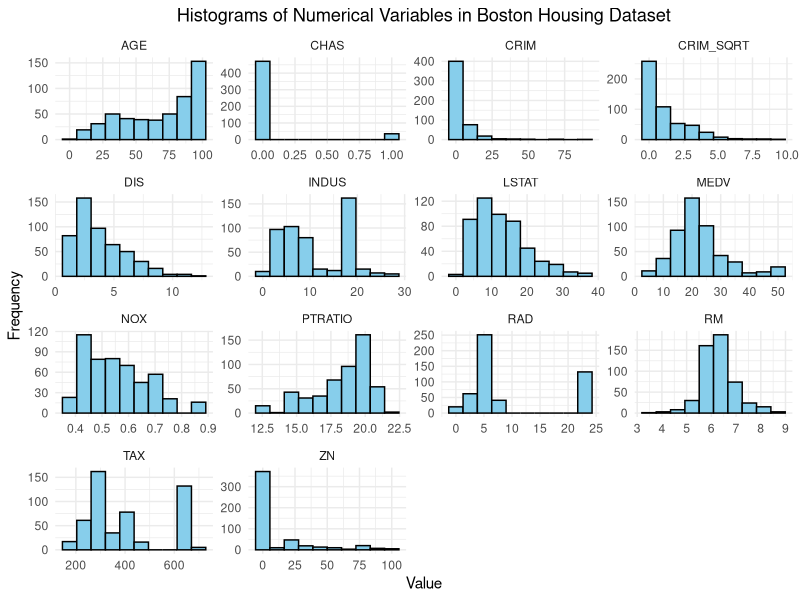
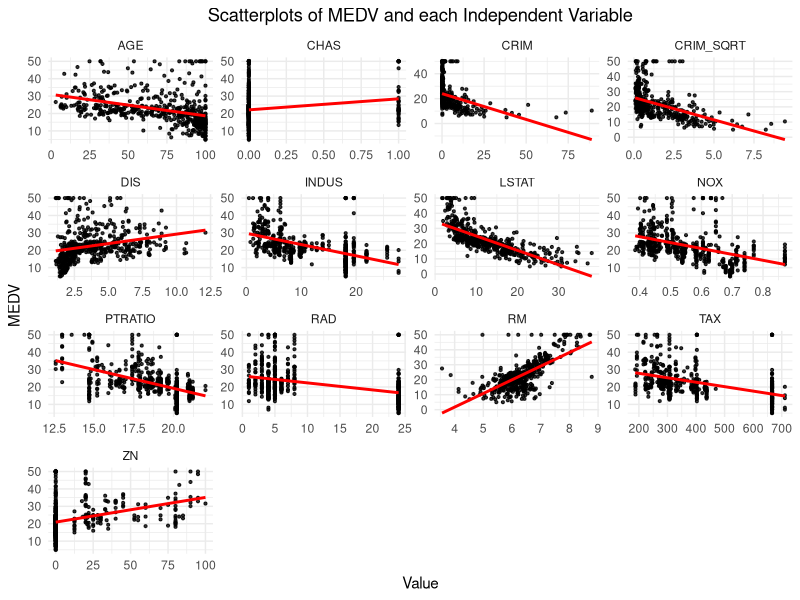
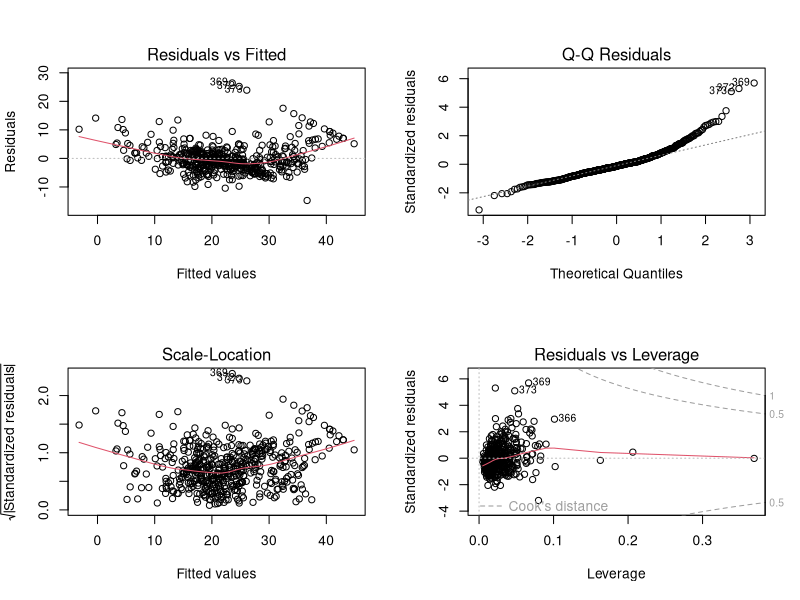

Write the R code that produced these figures, in order.
## ---- chunk 1
knitr::opts_chunk$set(echo = TRUE)
## ---- chunk 2
library(knitr)
library(readr)
library(dplyr)
library(tidyr)
library(ggplot2)
library(car)
## ---- chunk 3
boston <- read_csv("BostonHousing.csv")
## ---- chunk 4
boston <- boston %>%
  mutate(CRIM_SQRT = sqrt(CRIM))
## ---- chunk 5
print(colSums(is.na(boston)))
## ---- chunk 6
boston <- boston %>%
  mutate(across(everything(), ~ ifelse(is.na(.), mean(., na.rm = TRUE), .)))
## ---- chunk 7
print(colSums(is.na(boston)))
## ---- chunk 8
print(nrow(boston[duplicated(boston), ]))
## ---- chunk 9
# Remove duplicated rows
boston <- boston %>% 
  distinct()

# Check if duplicated rows are successfully removed
print(nrow(boston[duplicated(boston), ]))
## ---- chunk 10
# Create correlation matrix
cor_matrix <- cor(boston)

# Function to mask the upper triangle and replace NA with space
lower_triangle_with_space <- function(matrix) {
  matrix[upper.tri(matrix)] <- NA
  return(matrix)
}

# Apply the function to the correlation matrix
cor_matrix_lower <- lower_triangle_with_space(cor_matrix)

# Format the correlation matrix to 3 digits
cor_matrix_lower <- format(round(cor_matrix_lower, 3), nsmall = 3)

# Calculate mean and standard deviation for each column
means <- colMeans(boston)
sds <- apply(boston, 2, sd)

# Combine mean, standard deviation and correlation matrix (table format)
result_table <- cbind(
  Mean = format(round(means, 3), nsmall = 3),
  SD = format(round(sds, 3), nsmall = 3),
  cor_matrix_lower
)

# Print the table
kable(result_table)
## ---- chunk 11
# Reshape the data to a long format
boston_long <- boston %>%
  pivot_longer(cols = everything(), names_to = "variable", values_to = "value")

# Histogram for each numerical variable in the dataset
ggplot(boston_long, aes(x = value)) +
  geom_histogram(bins = 10, fill = "skyblue", color = "black") +
  facet_wrap(~ variable, scales = "free", ncol = 4) +
  theme_minimal() +
  theme(plot.title = element_text(hjust = 0.5)) +
  labs(title = "Histograms of Numerical Variables in Boston Housing Dataset",
       x = "Value",
       y = "Frequency")
## ---- chunk 12
boston_long <- boston %>%
  pivot_longer(cols = -MEDV, names_to = "variable", values_to = "value")

# Scatterplot of MEDV vs. Independent variables
ggplot(boston_long, aes(x = value, y = MEDV)) +
  geom_point(alpha = 0.8, size = 0.75) +
  geom_smooth(method = "lm", se = FALSE, color = "red") +
  facet_wrap(~ variable, scales = "free", ncol = 4) +
  theme_minimal() +
  theme(plot.title = element_text(hjust = 0.5)) +
  labs(title = "Scatterplots of MEDV and each Independent Variable",
       x = "Value",
       y = "MEDV")
## ---- chunk 13
mlr_model <- lm(MEDV ~ ., data = boston)
## ---- chunk 14
par(mfrow = c(2, 2))
plot(mlr_model)
## ---- chunk 15
vif(mlr_model)
## ---- chunk 16
summary(mlr_model)
## ---- chunk 17
boston <- boston %>%
  mutate(MEDV_BINARY = ifelse(MEDV > median(MEDV), 1, 0))

# Logistic regression model
logistic_model <- glm(MEDV_BINARY ~ CRIM_SQRT + RM + LSTAT + TAX, data = boston, family = binomial)
## ---- chunk 18
vif(logistic_model)
## ---- chunk 19
summary(logistic_model)
